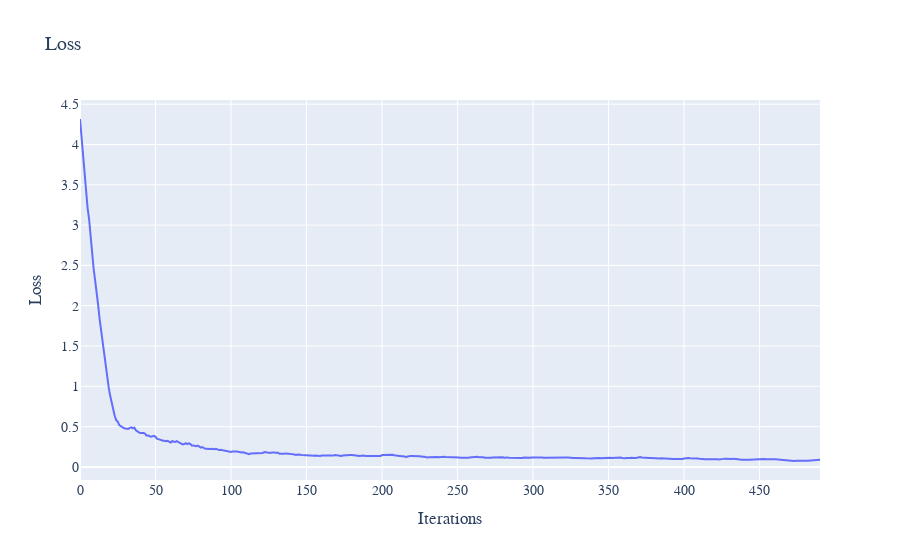

Notebook source saved alongside this figure:
### Code cell
import os
path = os.path.abspath(os.getcwd()) + "/opinion.pth"

eq = OPINION()
eq.domain_func = [(lambda var: sampling(var[:-1]) + [5*var[-1]], 128)]
eq.boundary_func = [(lambda var: [(v-0.5)*2.2 for v in var[:-1]] + [5*var[-1]], 64)]
model = MODEL_CONFIG = {
    "hidden_dim": 64,
    "learning_rate": 1e-3,
    "loss_weights": (0, 1),
    "sampling_method": "uniform",
    "lr_decay": 0.98,
    "network_type": "FF",
    "optimiser": "Adam",
    "method": "Galerkin"
}
solver = DeepPDESolver(model, eq)
losses = list(solver.train(500))
solver.save(path)
plot_losses(losses)

### Figure 1 — Plotly figure (JSON) as saved in the notebook; plotly's stock layout.template omitted (floating-point values rounded to 4 significant figures; data arrays with more than 128 entries replaced by an {"elided": "..."} marker saying what was removed)
{"data": [{"mode": "lines", "name": "Error at x=0.1", "type": "scatter", "x": {"elided": "491 int values"}, "xaxis": "x", "y": {"elided": "491 float values"}, "yaxis": "y"}], "layout": {"font": {"family": "Courier New, monospace", "size": 14}, "title": {"text": "Loss"}, "xaxis": {"anchor": "y", "domain": [0, 1], "title": {"text": "Iterations"}}, "yaxis": {"anchor": "x", "domain": [0, 1], "title": {"text": "Loss"}}}}
